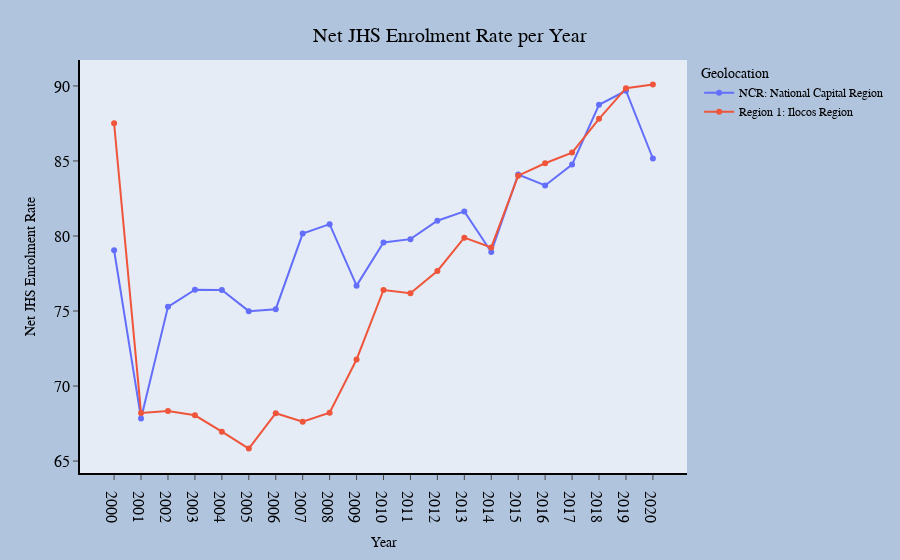
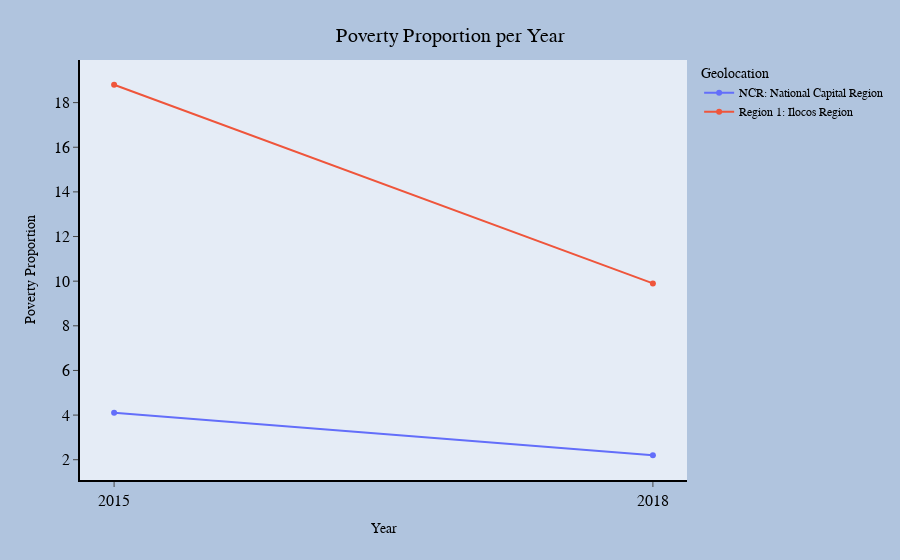

Notebook code cell kept with these figures, in order:
### Code cell
for indicator in indicators_selected:
    label = " ".join (indicator.split (' ') [1 : ])
    df_visualization = two_region [['Geolocation', 'Year', indicator]]
    df_visualization = df_visualization.dropna ()
    
    x_axis_values = df_visualization ['Year'].unique ()
    
    fig = px.line(df_visualization, x='Year', y = indicator, markers=True,
             labels={indicator: label}, color = 'Geolocation') 
    title = " ".join (indicator.split (' ') [1 : ]) + ' per Year'
    fig = line_update_layout (fig, title, label)
    fig.update_xaxes(type='category')
    
    fig.show ()

### Figure 1 — Plotly figure (JSON) as saved in the notebook; plotly's stock layout.template omitted (floating-point values rounded to 4 significant figures)
{"data": [{"hovertemplate": "Geolocation=NCR: National Capital Region<br>Year=%{x}<br>Net JHS Enrolment Rate=%{y}<extra></extra>", "legendgroup": "NCR: National Capital Region", "line": {"color": "#636efa", "dash": "solid"}, "marker": {"symbol": "circle"}, "mode": "lines+markers", "name": "NCR: National Capital Region", "orientation": "v", "showlegend": true, "type": "scatter", "x": [2000, 2001, 2002, 2003, 2004, 2005, 2006, 2007, 2008, 2009, 2010, 2011, 2012, 2013, 2014, 2015, 2016, 2017, 2018, 2019, 2020], "xaxis": "x", "y": [79.05, 67.84, 75.28, 76.42, 76.4, 74.99, 75.12, 80.16, 80.79, 76.69, 79.57, 79.79, 81.02, 81.64, 78.93, 84.1, 83.37, 84.76, 88.74, 89.68, 85.16], "yaxis": "y"}, {"hovertemplate": "Geolocation=Region 1: Ilocos Region<br>Year=%{x}<br>Net JHS Enrolment Rate=%{y}<extra></extra>", "legendgroup": "Region 1: Ilocos Region", "line": {"color": "#EF553B", "dash": "solid"}, "marker": {"symbol": "circle"}, "mode": "lines+markers", "name": "Region 1: Ilocos Region", "orientation": "v", "showlegend": true, "type": "scatter", "x": [2000, 2001, 2002, 2003, 2004, 2005, 2006, 2007, 2008, 2009, 2010, 2011, 2012, 2013, 2014, 2015, 2016, 2017, 2018, 2019, 2020], "xaxis": "x", "y": [87.51, 68.21, 68.33, 68.05, 66.96, 65.83, 68.19, 67.62, 68.22, 71.77, 76.4, 76.19, 77.67, 79.89, 79.24, 84.02, 84.85, 85.56, 87.81, 89.85, 90.1], "yaxis": "y"}], "layout": {"autosize": true, "font": {"color": "#000000", "family": "Cambria"}, "hovermode": "x unified", "legend": {"title": {"text": "Geolocation"}, "tracegroupgap": 0}, "margin": {"t": 60}, "paper_bgcolor": "LightSteelBlue", "plot_bgcolor": "light gray", "showlegend": true, "title": {"font": {"color": "#000000", "family": "Cambria", "size": 20}, "text": "Net JHS Enrolment Rate per Year", "x": 0.5, "y": 0.95}, "xaxis": {"anchor": "y", "domain": [0, 1], "linecolor": "#000000", "linewidth": 2, "showgrid": false, "showline": true, "showticklabels": true, "tickfont": {"color": "#000000", "family": "Cambria", "size": 16}, "ticks": "outside", "title": {"text": "Year"}, "type": "category"}, "yaxis": {"anchor": "x", "domain": [0, 1], "linecolor": "#000000", "linewidth": 2, "showgrid": false, "showline": true, "showticklabels": true, "tickfont": {"color": "#000000", "family": "Cambria", "size": 16}, "ticks": "outside", "title": {"text": "Net JHS Enrolment Rate"}}}}

### Figure 2 — Plotly figure (JSON) as saved in the notebook; plotly's stock layout.template omitted (floating-point values rounded to 4 significant figures)
{"data": [{"hovertemplate": "Geolocation=NCR: National Capital Region<br>Year=%{x}<br>Poverty Proportion=%{y}<extra></extra>", "legendgroup": "NCR: National Capital Region", "line": {"color": "#636efa", "dash": "solid"}, "marker": {"symbol": "circle"}, "mode": "lines+markers", "name": "NCR: National Capital Region", "orientation": "v", "showlegend": true, "type": "scatter", "x": [2015, 2018], "xaxis": "x", "y": [4.1, 2.2], "yaxis": "y"}, {"hovertemplate": "Geolocation=Region 1: Ilocos Region<br>Year=%{x}<br>Poverty Proportion=%{y}<extra></extra>", "legendgroup": "Region 1: Ilocos Region", "line": {"color": "#EF553B", "dash": "solid"}, "marker": {"symbol": "circle"}, "mode": "lines+markers", "name": "Region 1: Ilocos Region", "orientation": "v", "showlegend": true, "type": "scatter", "x": [2015, 2018], "xaxis": "x", "y": [18.8, 9.9], "yaxis": "y"}], "layout": {"autosize": true, "font": {"color": "#000000", "family": "Cambria"}, "hovermode": "x unified", "legend": {"title": {"text": "Geolocation"}, "tracegroupgap": 0}, "margin": {"t": 60}, "paper_bgcolor": "LightSteelBlue", "plot_bgcolor": "light gray", "showlegend": true, "title": {"font": {"color": "#000000", "family": "Cambria", "size": 20}, "text": "Poverty Proportion per Year", "x": 0.5, "y": 0.95}, "xaxis": {"anchor": "y", "domain": [0, 1], "linecolor": "#000000", "linewidth": 2, "showgrid": false, "showline": true, "showticklabels": true, "tickfont": {"color": "#000000", "family": "Cambria", "size": 16}, "ticks": "outside", "title": {"text": "Year"}, "type": "category"}, "yaxis": {"anchor": "x", "domain": [0, 1], "linecolor": "#000000", "linewidth": 2, "showgrid": false, "showline": true, "showticklabels": true, "tickfont": {"color": "#000000", "family": "Cambria", "size": 16}, "ticks": "outside", "title": {"text": "Poverty Proportion"}}}}
